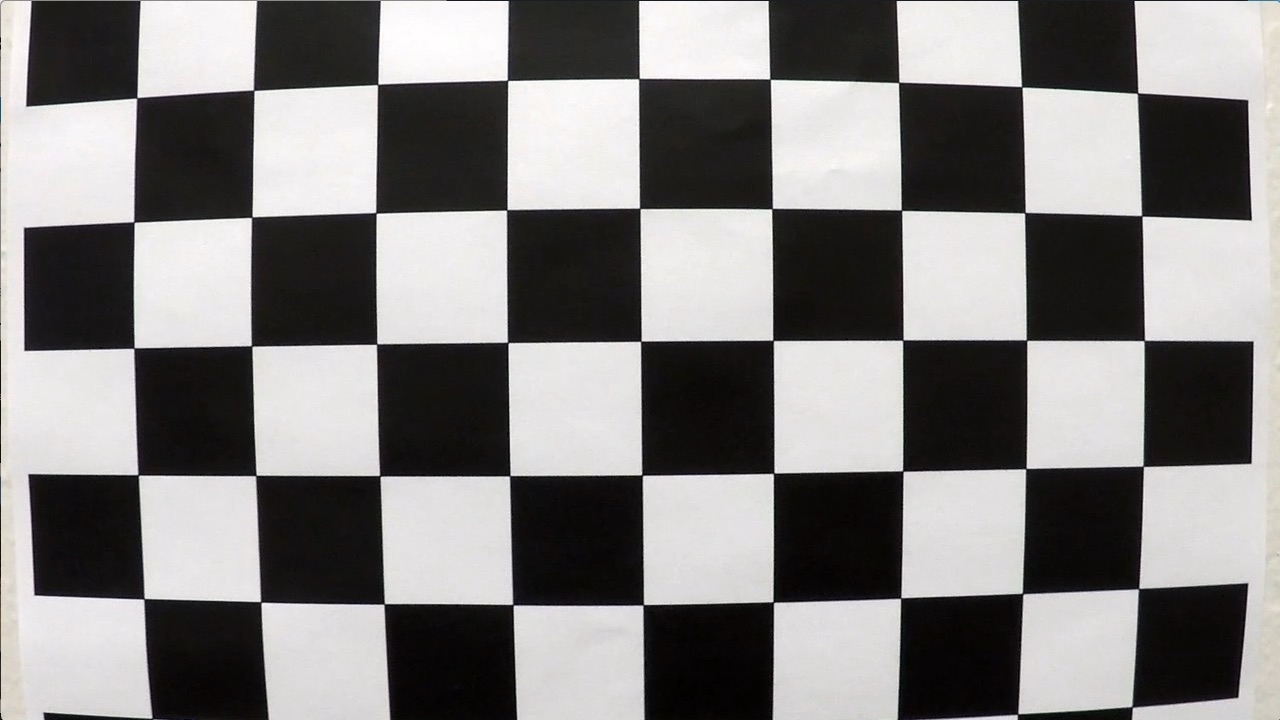
#> input picture images/calibration/calibration1.jpg, 1280 x 720 px; its folder holds only this picture in this run
$ jupyter execute --allow-errors 'Camera Calibration .ipynb'   (shell and % lines are left out)
#> lines starting #> are read from the running program, lines starting #| are printed output that depends on the picture
[cell 1]
import os
import cv2 as cv
import matplotlib.pyplot as plt
import numpy as np
from glob import glob

[cell 2]
## Using 8*6 corners chessboard
obj=np.zeros(((6*8),3),np.float32)
obj[:,:2]=np.mgrid[0:8,0:6].T.reshape(-1,2)

[cell 3]
## imagepoint to store 2D point and and objectpoint to store real 3D points
imagepoints=[]
objpoints=[]
nx=8 ##no of colums
ny=6 ## no of rows
chess_board_size=(8,6)

[cell 4]
img_folder_dire=os.path.join('images','calibration')
images_list=glob(img_folder_dire+"/*.jpg")

[cell 5]
def findcheese_corners(img,boardsize,draw=False):
    criteria = (cv.TERM_CRITERIA_EPS + cv.TERM_CRITERIA_MAX_ITER, 30, 0.001)
    gray=cv.cvtColor(img,cv.COLOR_BGR2GRAY)
    ret,corners=cv.findChessboardCorners(gray,boardsize,None)
    if ret:
        ##cv.cornerSubpix() provides more corrected corners points
        corners=cv.cornerSubPix(gray,corners,(11,11),(-1,-1),criteria)

    if draw:
        img_draw=cv.drawChessboardCorners(img,boardsize,corners,ret)
        cv.imshow('Corners',img_draw)
        cv.waitKey(0)
        cv.destroyAllWindows()
    return (ret,corners)

#> (a cell that did not finish here is left out)

[cell 7]
for i in range(len(images_list)):
    img=cv.imread(images_list[i])
#> img is the input picture: shape (720, 1280, 3); mean B, G, R 127.8, 128.4, 130.1
    ret,corners=findcheese_corners(img,chess_board_size)
#> in findcheese_corners, `ret,corners=cv.findChessboardCorners(gray,boardsize,None)`: ret = False; corners = None
#> ret = False
    if ret:
        imagepoints.append(corners)
        objpoints.append(obj)

[cell 8]
def get_undistord_image(img,objpoints,imgpoints):
    w,h=img.shape[1::-1]
#> w = 1280; h = 720

    ret,mtx,dist,rvecs,tvecs=cv.calibrateCamera(objpoints,imgpoints,(w,h)
                                               ,None,None)
    newcameramtrx,roi=cv.getOptimalNewCameraMatrix(mtx,dist,(w,h),1,(w,h))
    ##roi is Region of intrest rectrangle where image is undistorted
    ## newcameramatrix is new camera matrix
    dst=cv.undistort(img,mtx,dist,None,newcameramtrx)
    x1,y1,w1,h1=roi
    dst=dst[y1:y1+h1,x1:x1+w1]
    return dst

[cell 9]
##Comparing Undistorded and Distorded Image
nrows=5
fig,axes=plt.subplots(5,2,figsize=(15,20))
#> (the rest of this cell did not finish here and is left out)

[cell 10]
### Perspective Transorm
## Transform image in bird eye view

[cell 11]
## Working with an example
persective_img_dire=os.path.join('images/Perspective/1.jpg')

[cell 12]
test_img=cv.imread(persective_img_dire)
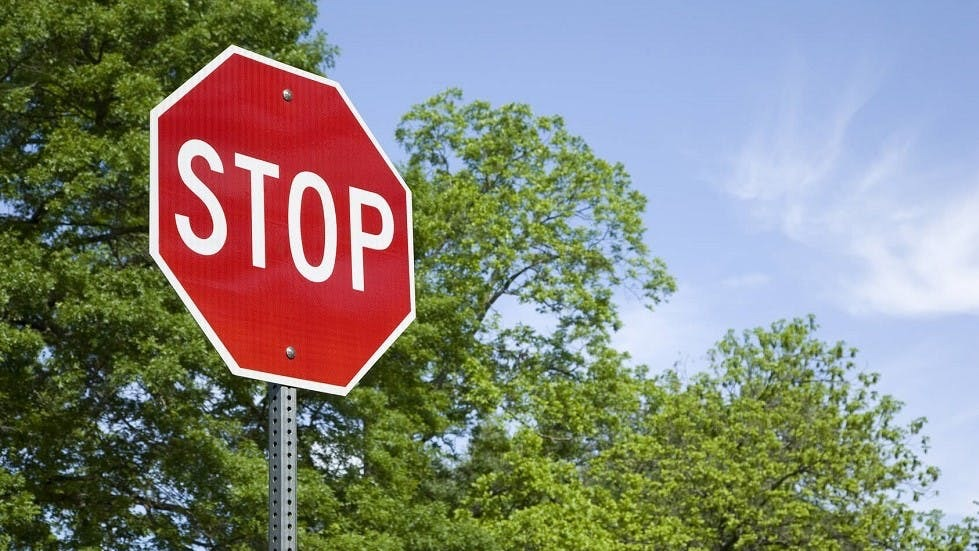
#> input picture images/Perspective/1.jpg, 979 x 551 px
#> test_img is the input picture: shape (551, 979, 3); mean B, G, R 123.1, 133.3, 133

[cell 13]
cv.imshow('test_img',test_img)
cv.waitKey(0)
cv.destroyAllWindows()

[cell 14]
## For transformation we need 4 point in the tilted images ( Usually edge points)
## Let us observe these images in intercative  matplotlib plot
plt.imshow(cv.cvtColor(test_img,cv.COLOR_BGR2RGB))
plt.show()

[cell 15]
p1=(403,186)
p2=(412,311)
p3=(148,244)
p4=(149,110)
## Seeing these points in images

[cell 16]
plt.imshow(cv.cvtColor(test_img,cv.COLOR_BGR2RGB))
plt.plot(148,244,'*',)
plt.plot(412,311,'*')
plt.plot(149,110,'*')
plt.plot(403,186,'*')
plt.show()
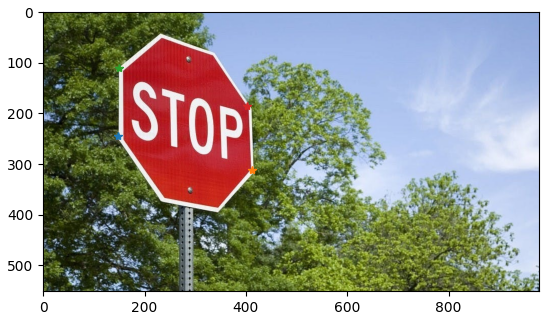
#> figure drawn by matplotlib, 1 panel

[cell 17]
## Now applying perspective transform

[cell 18]
def warp(img,p1,p2,p3,p4):
#> called with p1 = (403, 186), p2 = (412, 311), p3 = (148, 244), p4 = (149, 110)
    img_size=(img.shape[1],img.shape[0])
#> img_size = (979, 551)

    ## Source points
    src=np.float32([p1,p2,p3,p4])

    #Four desired function
    dst=np.float32([(425,183),
                   (425,303),
                   (160,303),
                   (160,183)])

    ## Getting the perspective transform

    M=cv.getPerspectiveTransform(src,dst)
    #print(M)
    warped=cv.warpPerspective(img,M,img_size,flags=cv.INTER_LINEAR)
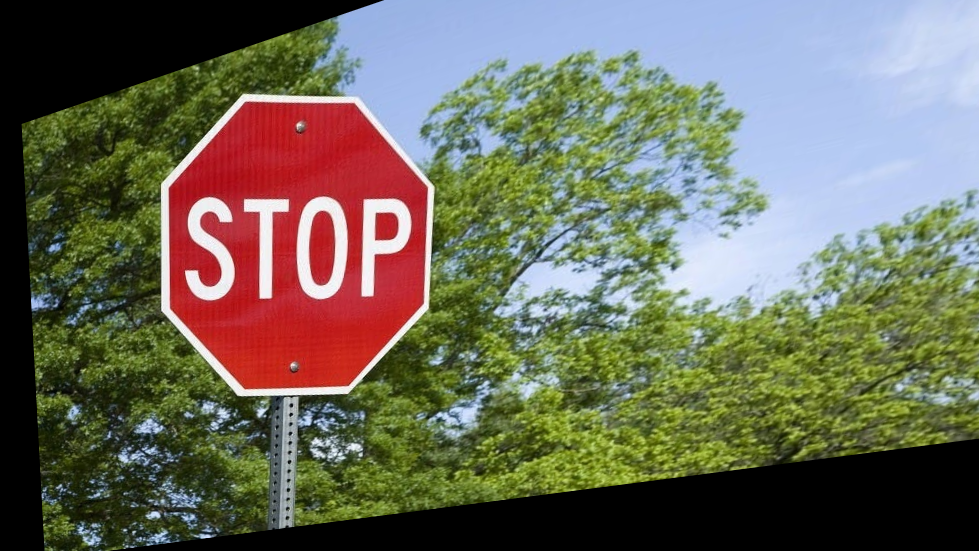
#> warped: shape (551, 979, 3); mean B, G, R 91.5, 107.2, 108.8
    return warped

[cell 19]
warped=warp(test_img,p1,p2,p3,p4)
plt.imshow(cv.cvtColor(warped,cv.COLOR_BGR2RGB))
plt.title("Perspective Transform")

[cell 20]
## Now its time to combine Perspective Transorfm with undistortion with chess_board images and see the images

[cell 21]
def warp_img(img,objpoints,imgpoints,nx,ny):
    undist_img=get_undistord_image(img,objpoints,imagepoints)

    ret,corners=findcheese_corners(undist_img,(nx,ny))

    if ret:
        print("Corners exist")

        src=np.float32([corners[0],corners[nx-1],corners[-1],corners[-nx]])
        offset=40
        dst=np.float32([[offset,offset],[undist_img.shape[1]-offset,offset],
                       [undist_img.shape[1]-offset,undist_img.shape[0]-offset],[offset,undist_img.shape[0]-offset]])
        ##get Perspective Transform
        M=cv.getPerspectiveTransform(src,dst)
        wrap=cv.warpPerspective(undist_img,M,(undist_img.shape[1],undist_img.shape[0]),flags=cv.INTER_LINEAR)
        return wrap
    else:
        return False

[cell 22]
def get_img_with_corner(img_list):
    new_img_list=[]
    image_list=np.array(list(map(lambda x:cv.imread(x),images_list)))
    img_with_corners=np.array(list(map(lambda x:findcheese_corners(x,(nx,ny)),image_list)))
    for n,i in enumerate(img_with_corners):
        #print(i[0])
        if i[0]==True:
            new_img_list.append(img_list[n])
#> this loop made 1 pass
#> after the loop, new_img_list = []

    return new_img_list

[cell 23]
new_img_list=get_img_with_corner(images_list)
#> new_img_list = []

[cell 24]
nrows=len(new_img_list)
#> nrows = 0
#> (the rest of this cell did not finish here and is left out)
